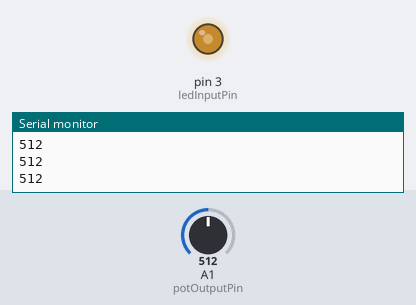
A sketch run on a simulated Arduino Uno, built with avr-gcc and run on an emulated ATmega328P. Parts: output pins drawn as LEDs (lit = HIGH), the last lines printed to the serial monitor. The inputs (shaded band) are chosen by the test bench; at power-on: A1 (potOutputPin) = 512.

Above: at 1.2 s.
1.3 s: A1 (potOutputPin) set to 716
At 2.4 s:
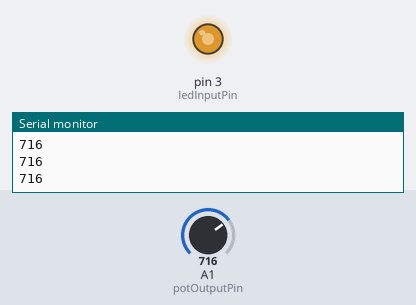
2.8 s: A1 (potOutputPin) set to 900
At 3.6 s:
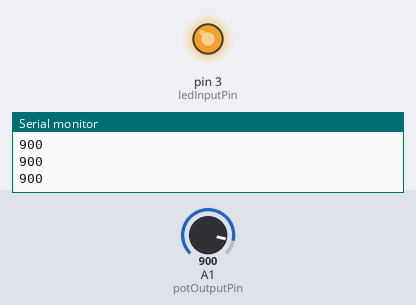
4.3 s: A1 (potOutputPin) set to 122
At 4.7 s:
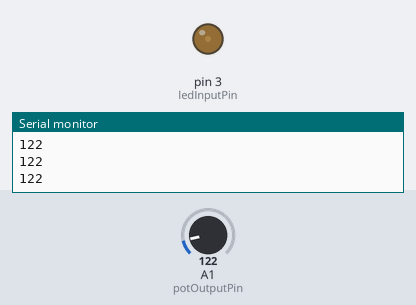
5.8 s: A1 (potOutputPin) set to 0
At 7.0 s:
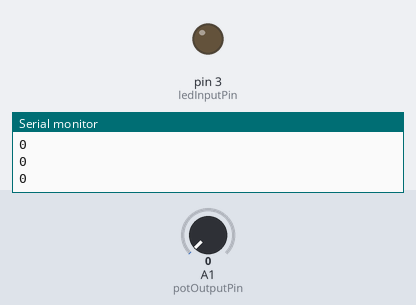
7.3 s: A1 (potOutputPin) set to 511
At 8.2 s:
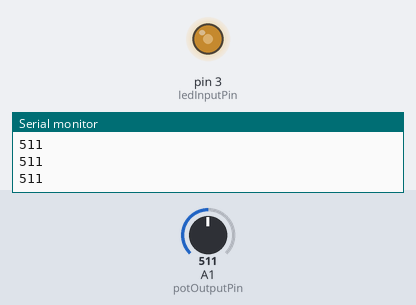
Timing chart, 0 to 9.8 s (numbered marks = the images above; inputs shaded):
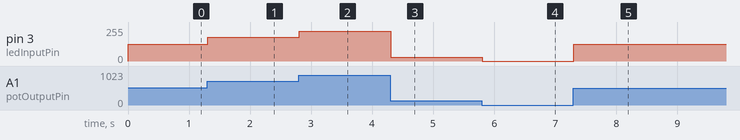

Measured:
- after the input at 1.3 s, pin 3 (ledInputPin): 127/255 → 178/255 at once
- after the input at 2.8 s, pin 3 (ledInputPin): 178/255 → 224/255 at once
- after the input at 4.3 s, pin 3 (ledInputPin): 224/255 → 30/255 at once
- after the input at 5.8 s, pin 3 (ledInputPin): 30/255 → 0/255 at once
- after the input at 7.3 s, pin 3 (ledInputPin): 0/255 → 127/255 at once

The sketch:

14_dimmable_led.ino
```cpp
int potOutputPin= A1;
int ledInputPin = 3;
int readValue;
int ledBrightness;

void setup() {
  // put your setup code here, to run once:
pinMode(potOutputPin, INPUT);
pinMode(ledInputPin, OUTPUT);
Serial.begin(9600);
}

void loop() {
  // put your main code here, to run repeatedly:
readValue = analogRead(potOutputPin);
Serial.println(readValue);
ledBrightness = (255./1023.) * readValue ;

analogWrite(ledInputPin, ledBrightness);
}
```
